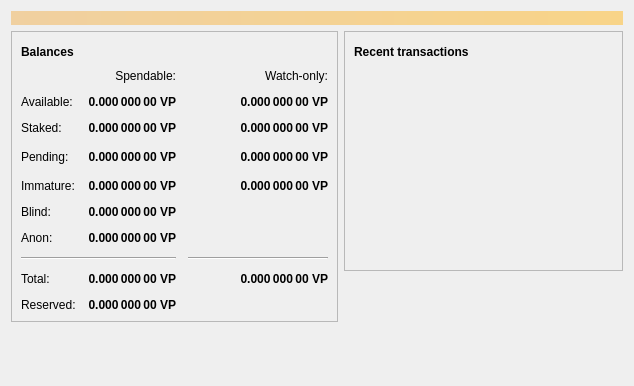
<?xml version="1.0" encoding="UTF-8"?>
<ui version="4.0">
 <class>OverviewPage</class>
 <widget class="QWidget" name="OverviewPage">
  <property name="geometry">
   <rect>
    <x>0</x>
    <y>0</y>
    <width>634</width>
    <height>386</height>
   </rect>
  </property>
  <property name="windowTitle">
   <string>Form</string>
  </property>
  <layout class="QVBoxLayout" name="topLayout">
   <item>
    <widget class="QLabel" name="labelAlerts">
     <property name="visible">
      <bool>false</bool>
     </property>
     <property name="styleSheet">
      <string notr="true">QLabel { background-color: qlineargradient(x1: 0, y1: 0, x2: 1, y2: 0, stop:0 #F0D0A0, stop:1 #F8D488); color:#000000; }</string>
     </property>
     <property name="wordWrap">
      <bool>true</bool>
     </property>
     <property name="margin">
      <number>3</number>
     </property>
     <property name="textInteractionFlags">
      <set>Qt::TextSelectableByMouse</set>
     </property>
    </widget>
   </item>
   <item>
    <layout class="QHBoxLayout" name="horizontalLayout" stretch="1,1">
     <item>
      <layout class="QVBoxLayout" name="verticalLayout_2">
       <item>
        <widget class="QFrame" name="frame">
         <property name="frameShape">
          <enum>QFrame::StyledPanel</enum>
         </property>
         <property name="frameShadow">
          <enum>QFrame::Raised</enum>
         </property>
         <layout class="QVBoxLayout" name="verticalLayout_4">
          <item>
           <layout class="QHBoxLayout" name="horizontalLayout_4">
            <item>
             <widget class="QLabel" name="label_5">
              <property name="font">
               <font>
                <weight>75</weight>
                <bold>true</bold>
               </font>
              </property>
              <property name="text">
               <string>Balances</string>
              </property>
             </widget>
            </item>
            <item>
             <widget class="QPushButton" name="labelWalletStatus">
              <property name="enabled">
               <bool>true</bool>
              </property>
              <property name="maximumSize">
               <size>
                <width>30</width>
                <height>16777215</height>
               </size>
              </property>
              <property name="toolTip">
               <string>The displayed information may be out of date. Your wallet automatically synchronizes with the Particl network after a connection is established, but this process has not completed yet.</string>
              </property>
              <property name="text">
               <string/>
              </property>
              <property name="icon">
               <iconset>
                <normaloff>:/icons/warning</normaloff>
                <disabledoff>:/icons/warning</disabledoff>:/icons/warning</iconset>
              </property>
              <property name="iconSize">
               <size>
                <width>24</width>
                <height>24</height>
               </size>
              </property>
              <property name="flat">
               <bool>true</bool>
              </property>
             </widget>
            </item>
            <item>
             <spacer name="horizontalSpacer_3">
              <property name="orientation">
               <enum>Qt::Horizontal</enum>
              </property>
              <property name="sizeHint" stdset="0">
               <size>
                <width>40</width>
                <height>20</height>
               </size>
              </property>
             </spacer>
            </item>
           </layout>
          </item>
          <item>
           <layout class="QGridLayout" name="gridLayout">
            <property name="spacing">
             <number>12</number>
            </property>
            <item row="2" column="1">
             <widget class="QLabel" name="labelStaked">
              <property name="font">
               <font>
                <weight>75</weight>
                <bold>true</bold>
               </font>
              </property>
              <property name="cursor">
               <cursorShape>IBeamCursor</cursorShape>
              </property>
              <property name="toolTip">
               <string>Your current staked balance</string>
              </property>
              <property name="text">
               <string notr="true">0.000 000 00 VP</string>
              </property>
              <property name="alignment">
               <set>Qt::AlignRight|Qt::AlignTrailing|Qt::AlignVCenter</set>
              </property>
              <property name="textInteractionFlags">
               <set>Qt::LinksAccessibleByMouse|Qt::TextSelectableByKeyboard|Qt::TextSelectableByMouse</set>
              </property>
             </widget>
            </item>
            <item row="2" column="2">
             <widget class="QLabel" name="labelWatchStaked">
              <property name="font">
               <font>
                <weight>75</weight>
                <bold>true</bold>
               </font>
              </property>
              <property name="cursor">
               <cursorShape>IBeamCursor</cursorShape>
              </property>
              <property name="toolTip">
               <string>Your current watch-only staked balance</string>
              </property>
              <property name="text">
               <string notr="true">0.000 000 00 VP</string>
              </property>
              <property name="alignment">
               <set>Qt::AlignRight|Qt::AlignTrailing|Qt::AlignVCenter</set>
              </property>
              <property name="textInteractionFlags">
               <set>Qt::LinksAccessibleByMouse|Qt::TextSelectableByKeyboard|Qt::TextSelectableByMouse</set>
              </property>
             </widget>
            </item>
            <item row="4" column="2">
             <widget class="QLabel" name="labelWatchImmature">
              <property name="font">
               <font>
                <weight>75</weight>
                <bold>true</bold>
               </font>
              </property>
              <property name="cursor">
               <cursorShape>IBeamCursor</cursorShape>
              </property>
              <property name="toolTip">
               <string>Mined balance in watch-only addresses that has not yet matured</string>
              </property>
              <property name="text">
               <string notr="true">0.000 000 00 VP</string>
              </property>
              <property name="alignment">
               <set>Qt::AlignRight|Qt::AlignTrailing|Qt::AlignVCenter</set>
              </property>
              <property name="textInteractionFlags">
               <set>Qt::LinksAccessibleByMouse|Qt::TextSelectableByKeyboard|Qt::TextSelectableByMouse</set>
              </property>
             </widget>
            </item>
            <item row="3" column="3">
             <spacer name="horizontalSpacer_2">
              <property name="orientation">
               <enum>Qt::Horizontal</enum>
              </property>
              <property name="sizeHint" stdset="0">
               <size>
                <width>40</width>
                <height>20</height>
               </size>
              </property>
             </spacer>
            </item>
            <item row="4" column="1">
             <widget class="QLabel" name="labelImmature">
              <property name="font">
               <font>
                <weight>75</weight>
                <bold>true</bold>
               </font>
              </property>
              <property name="cursor">
               <cursorShape>IBeamCursor</cursorShape>
              </property>
              <property name="toolTip">
               <string>Mined balance that has not yet matured</string>
              </property>
              <property name="text">
               <string notr="true">0.000 000 00 VP</string>
              </property>
              <property name="alignment">
               <set>Qt::AlignRight|Qt::AlignTrailing|Qt::AlignVCenter</set>
              </property>
              <property name="textInteractionFlags">
               <set>Qt::LinksAccessibleByMouse|Qt::TextSelectableByKeyboard|Qt::TextSelectableByMouse</set>
              </property>
             </widget>
            </item>
            <item row="3" column="2">
             <widget class="QLabel" name="labelWatchPending">
              <property name="font">
               <font>
                <weight>75</weight>
                <bold>true</bold>
               </font>
              </property>
              <property name="cursor">
               <cursorShape>IBeamCursor</cursorShape>
              </property>
              <property name="toolTip">
               <string>Unconfirmed transactions to watch-only addresses</string>
              </property>
              <property name="text">
               <string notr="true">0.000 000 00 VP</string>
              </property>
              <property name="alignment">
               <set>Qt::AlignRight|Qt::AlignTrailing|Qt::AlignVCenter</set>
              </property>
              <property name="textInteractionFlags">
               <set>Qt::LinksAccessibleByMouse|Qt::TextSelectableByKeyboard|Qt::TextSelectableByMouse</set>
              </property>
             </widget>
            </item>
            <item row="3" column="1">
             <widget class="QLabel" name="labelUnconfirmed">
              <property name="font">
               <font>
                <weight>75</weight>
                <bold>true</bold>
               </font>
              </property>
              <property name="cursor">
               <cursorShape>IBeamCursor</cursorShape>
              </property>
              <property name="toolTip">
               <string>Total of transactions that have yet to be confirmed, and do not yet count toward the spendable balance</string>
              </property>
              <property name="text">
               <string notr="true">0.000 000 00 VP</string>
              </property>
              <property name="alignment">
               <set>Qt::AlignRight|Qt::AlignTrailing|Qt::AlignVCenter</set>
              </property>
              <property name="textInteractionFlags">
               <set>Qt::LinksAccessibleByMouse|Qt::TextSelectableByKeyboard|Qt::TextSelectableByMouse</set>
              </property>
             </widget>
            </item>
            <item row="2" column="0">
             <widget class="QLabel" name="labelStakedText">
              <property name="text">
               <string>Staked:</string>
              </property>
             </widget>
            </item>
            <item row="7" column="2">
             <widget class="Line" name="lineWatchBalance">
              <property name="sizePolicy">
               <sizepolicy hsizetype="Preferred" vsizetype="Fixed">
                <horstretch>0</horstretch>
                <verstretch>0</verstretch>
               </sizepolicy>
              </property>
              <property name="minimumSize">
               <size>
                <width>140</width>
                <height>0</height>
               </size>
              </property>
              <property name="orientation">
               <enum>Qt::Horizontal</enum>
              </property>
             </widget>
            </item>
            <item row="8" column="2">
             <widget class="QLabel" name="labelWatchTotal">
              <property name="font">
               <font>
                <weight>75</weight>
                <bold>true</bold>
               </font>
              </property>
              <property name="cursor">
               <cursorShape>IBeamCursor</cursorShape>
              </property>
              <property name="toolTip">
               <string>Current total balance in watch-only addresses</string>
              </property>
              <property name="text">
               <string notr="true">0.000 000 00 VP</string>
              </property>
              <property name="alignment">
               <set>Qt::AlignRight|Qt::AlignTrailing|Qt::AlignVCenter</set>
              </property>
              <property name="textInteractionFlags">
               <set>Qt::LinksAccessibleByMouse|Qt::TextSelectableByKeyboard|Qt::TextSelectableByMouse</set>
              </property>
             </widget>
            </item>
            <item row="8" column="0">
             <widget class="QLabel" name="labelTotalText">
              <property name="text">
               <string>Total:</string>
              </property>
             </widget>
            </item>
            <item row="8" column="1">
             <widget class="QLabel" name="labelTotal">
              <property name="font">
               <font>
                <weight>75</weight>
                <bold>true</bold>
               </font>
              </property>
              <property name="cursor">
               <cursorShape>IBeamCursor</cursorShape>
              </property>
              <property name="toolTip">
               <string>Your current total balance</string>
              </property>
              <property name="text">
               <string notr="true">0.000 000 00 VP</string>
              </property>
              <property name="alignment">
               <set>Qt::AlignRight|Qt::AlignTrailing|Qt::AlignVCenter</set>
              </property>
              <property name="textInteractionFlags">
               <set>Qt::LinksAccessibleByMouse|Qt::TextSelectableByKeyboard|Qt::TextSelectableByMouse</set>
              </property>
             </widget>
            </item>
            <item row="0" column="2">
             <widget class="QLabel" name="labelWatchonly">
              <property name="text">
               <string>Watch-only:</string>
              </property>
              <property name="alignment">
               <set>Qt::AlignRight|Qt::AlignTrailing|Qt::AlignVCenter</set>
              </property>
             </widget>
            </item>
            <item row="7" column="0" colspan="2">
             <widget class="Line" name="line">
              <property name="orientation">
               <enum>Qt::Horizontal</enum>
              </property>
             </widget>
            </item>
            <item row="1" column="0">
             <widget class="QLabel" name="labelBalanceText">
              <property name="text">
               <string>Available:</string>
              </property>
             </widget>
            </item>
            <item row="4" column="0">
             <widget class="QLabel" name="labelImmatureText">
              <property name="text">
               <string>Immature:</string>
              </property>
             </widget>
            </item>
            <item row="1" column="2">
             <widget class="QLabel" name="labelWatchAvailable">
              <property name="font">
               <font>
                <weight>75</weight>
                <bold>true</bold>
               </font>
              </property>
              <property name="cursor">
               <cursorShape>IBeamCursor</cursorShape>
              </property>
              <property name="toolTip">
               <string>Your current balance in watch-only addresses</string>
              </property>
              <property name="text">
               <string notr="true">0.000 000 00 VP</string>
              </property>
              <property name="alignment">
               <set>Qt::AlignRight|Qt::AlignTrailing|Qt::AlignVCenter</set>
              </property>
              <property name="textInteractionFlags">
               <set>Qt::LinksAccessibleByMouse|Qt::TextSelectableByKeyboard|Qt::TextSelectableByMouse</set>
              </property>
             </widget>
            </item>
            <item row="3" column="0">
             <widget class="QLabel" name="labelPendingText">
              <property name="text">
               <string>Pending:</string>
              </property>
             </widget>
            </item>
            <item row="0" column="1">
             <widget class="QLabel" name="labelSpendable">
              <property name="text">
               <string>Spendable:</string>
              </property>
              <property name="alignment">
               <set>Qt::AlignRight|Qt::AlignTrailing|Qt::AlignVCenter</set>
              </property>
             </widget>
            </item>
            <item row="5" column="0">
             <widget class="QLabel" name="labelBlindBalanceText">
              <property name="text">
               <string>Blind:</string>
              </property>
             </widget>
            </item>
            <item row="5" column="1">
             <widget class="QLabel" name="labelBlindBalance">
              <property name="font">
               <font>
                <weight>75</weight>
                <bold>true</bold>
               </font>
              </property>
              <property name="cursor">
               <cursorShape>IBeamCursor</cursorShape>
              </property>
              <property name="toolTip">
               <string>Your current spendable blinded balance</string>
              </property>
              <property name="text">
               <string notr="true">0.000 000 00 VP</string>
              </property>
              <property name="alignment">
               <set>Qt::AlignRight|Qt::AlignTrailing|Qt::AlignVCenter</set>
              </property>
              <property name="textInteractionFlags">
               <set>Qt::LinksAccessibleByMouse|Qt::TextSelectableByKeyboard|Qt::TextSelectableByMouse</set>
              </property>
             </widget>
            </item>
            <item row="6" column="0">
             <widget class="QLabel" name="labelAnonText">
              <property name="text">
               <string>Anon:</string>
              </property>
             </widget>
            </item>
            <item row="6" column="1">
             <widget class="QLabel" name="labelAnonBalance">
              <property name="font">
               <font>
                <weight>75</weight>
                <bold>true</bold>
               </font>
              </property>
              <property name="cursor">
               <cursorShape>IBeamCursor</cursorShape>
              </property>
              <property name="toolTip">
               <string>Your current spendable anon balance</string>
              </property>
              <property name="text">
               <string notr="true">0.000 000 00 VP</string>
              </property>
              <property name="alignment">
               <set>Qt::AlignRight|Qt::AlignTrailing|Qt::AlignVCenter</set>
              </property>
              <property name="textInteractionFlags">
               <set>Qt::LinksAccessibleByMouse|Qt::TextSelectableByKeyboard|Qt::TextSelectableByMouse</set>
              </property>
             </widget>
            </item>
            <item row="1" column="1">
             <widget class="QLabel" name="labelBalance">
              <property name="font">
               <font>
                <weight>75</weight>
                <bold>true</bold>
               </font>
              </property>
              <property name="cursor">
               <cursorShape>IBeamCursor</cursorShape>
              </property>
              <property name="toolTip">
               <string>Your current spendable balance</string>
              </property>
              <property name="text">
               <string notr="true">0.000 000 00 VP</string>
              </property>
              <property name="alignment">
               <set>Qt::AlignRight|Qt::AlignTrailing|Qt::AlignVCenter</set>
              </property>
              <property name="textInteractionFlags">
               <set>Qt::LinksAccessibleByMouse|Qt::TextSelectableByKeyboard|Qt::TextSelectableByMouse</set>
              </property>
             </widget>
            </item>
            <item row="9" column="0">
             <widget class="QLabel" name="labelReservedText">
              <property name="text">
               <string>Reserved:</string>
              </property>
             </widget>
            </item>
            <item row="9" column="1">
             <widget class="QLabel" name="labelReserved">
              <property name="font">
               <font>
                <weight>75</weight>
                <bold>true</bold>
               </font>
              </property>
              <property name="cursor">
               <cursorShape>IBeamCursor</cursorShape>
              </property>
              <property name="toolTip">
               <string>Your current spendable balance</string>
              </property>
              <property name="text">
               <string notr="true">0.000 000 00 VP</string>
              </property>
              <property name="alignment">
               <set>Qt::AlignRight|Qt::AlignTrailing|Qt::AlignVCenter</set>
              </property>
              <property name="textInteractionFlags">
               <set>Qt::LinksAccessibleByMouse|Qt::TextSelectableByKeyboard|Qt::TextSelectableByMouse</set>
              </property>
             </widget>
            </item>
           </layout>
          </item>
         </layout>
        </widget>
       </item>
       <item>
        <spacer name="verticalSpacer">
         <property name="orientation">
          <enum>Qt::Vertical</enum>
         </property>
         <property name="sizeHint" stdset="0">
          <size>
           <width>20</width>
           <height>40</height>
          </size>
         </property>
        </spacer>
       </item>
      </layout>
     </item>
     <item>
      <layout class="QVBoxLayout" name="verticalLayout_3">
       <item>
        <widget class="QFrame" name="frame_2">
         <property name="frameShape">
          <enum>QFrame::StyledPanel</enum>
         </property>
         <property name="frameShadow">
          <enum>QFrame::Raised</enum>
         </property>
         <layout class="QVBoxLayout" name="verticalLayout">
          <item>
           <layout class="QHBoxLayout" name="horizontalLayout_2">
            <item>
             <widget class="QLabel" name="label_4">
              <property name="font">
               <font>
                <weight>75</weight>
                <bold>true</bold>
               </font>
              </property>
              <property name="text">
               <string>Recent transactions</string>
              </property>
             </widget>
            </item>
            <item>
             <widget class="QPushButton" name="labelTransactionsStatus">
              <property name="enabled">
               <bool>true</bool>
              </property>
              <property name="maximumSize">
               <size>
                <width>30</width>
                <height>16777215</height>
               </size>
              </property>
              <property name="toolTip">
               <string>The displayed information may be out of date. Your wallet automatically synchronizes with the Particl network after a connection is established, but this process has not completed yet.</string>
              </property>
              <property name="text">
               <string/>
              </property>
              <property name="icon">
               <iconset>
                <normaloff>:/icons/warning</normaloff>
                <disabledoff>:/icons/warning</disabledoff>:/icons/warning</iconset>
              </property>
              <property name="iconSize">
               <size>
                <width>24</width>
                <height>24</height>
               </size>
              </property>
              <property name="flat">
               <bool>true</bool>
              </property>
             </widget>
            </item>
            <item>
             <spacer name="horizontalSpacer">
              <property name="orientation">
               <enum>Qt::Horizontal</enum>
              </property>
              <property name="sizeHint" stdset="0">
               <size>
                <width>40</width>
                <height>20</height>
               </size>
              </property>
             </spacer>
            </item>
           </layout>
          </item>
          <item>
           <widget class="QListView" name="listTransactions">
            <property name="styleSheet">
             <string notr="true">QListView { background: transparent; }</string>
            </property>
            <property name="frameShape">
             <enum>QFrame::NoFrame</enum>
            </property>
            <property name="verticalScrollBarPolicy">
             <enum>Qt::ScrollBarAlwaysOff</enum>
            </property>
            <property name="horizontalScrollBarPolicy">
             <enum>Qt::ScrollBarAlwaysOff</enum>
            </property>
            <property name="selectionMode">
             <enum>QAbstractItemView::NoSelection</enum>
            </property>
           </widget>
          </item>
         </layout>
        </widget>
       </item>
       <item>
        <spacer name="verticalSpacer_2">
         <property name="orientation">
          <enum>Qt::Vertical</enum>
         </property>
         <property name="sizeHint" stdset="0">
          <size>
           <width>20</width>
           <height>40</height>
          </size>
         </property>
        </spacer>
       </item>
      </layout>
     </item>
    </layout>
   </item>
  </layout>
 </widget>
 <resources/>
 <connections/>
</ui>
